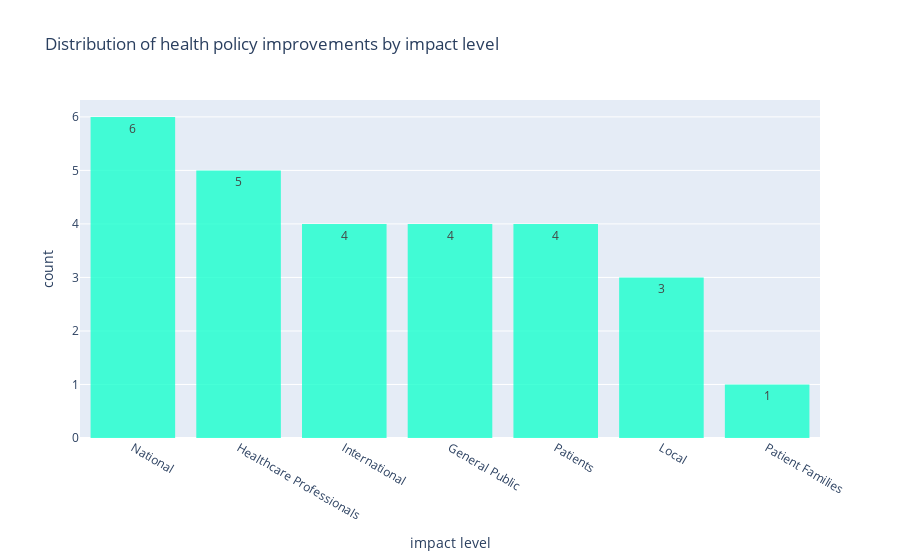

The code cell stored with this chart in its notebook:
### Code cell
# Plot distribution of policy impact

poli_data = poli.groupby(by='Project Title').max().reset_index(drop=True)\
    .drop(columns=['Policy Influence'])
poli_data.columns = poli_data.columns.map(lambda x: re.sub(r' \(pol\)', '', x))
poli_data = poli_data.sum().sort_values(ascending=False)
poli_fig = px.histogram(x=poli_data.index, y=poli_data, text_auto=True, \
    title='Distribution of health policy improvements by impact level', 
    color_discrete_sequence=[cyan], opacity=0.81)
poli_fig.update_yaxes(title='count')
poli_fig.update_xaxes(title='impact level')
poli_fig

### Figure 1 — Plotly figure (JSON) as saved in the notebook; plotly's stock layout.template omitted (floating-point values rounded to 4 significant figures)
{"data": [{"alignmentgroup": "True", "bingroup": "x", "histfunc": "sum", "hovertemplate": "x=%{x}<br>sum of y=%{y}<extra></extra>", "legendgroup": "", "marker": {"color": "#1CFFCE", "opacity": 0.81, "pattern": {"shape": ""}}, "name": "", "offsetgroup": "", "orientation": "v", "showlegend": false, "texttemplate": "%{value}", "type": "histogram", "x": ["National", "Healthcare Professionals", "International", "General Public", "Patients", "Local", "Patient Families"], "xaxis": "x", "y": [6, 5, 4, 4, 4, 3, 1], "yaxis": "y"}], "layout": {"barmode": "relative", "legend": {"tracegroupgap": 0}, "title": {"text": "Distribution of health policy improvements by impact level"}, "xaxis": {"anchor": "y", "domain": [0, 1], "title": {"text": "impact level"}}, "yaxis": {"anchor": "x", "domain": [0, 1], "title": {"text": "count"}}}}
